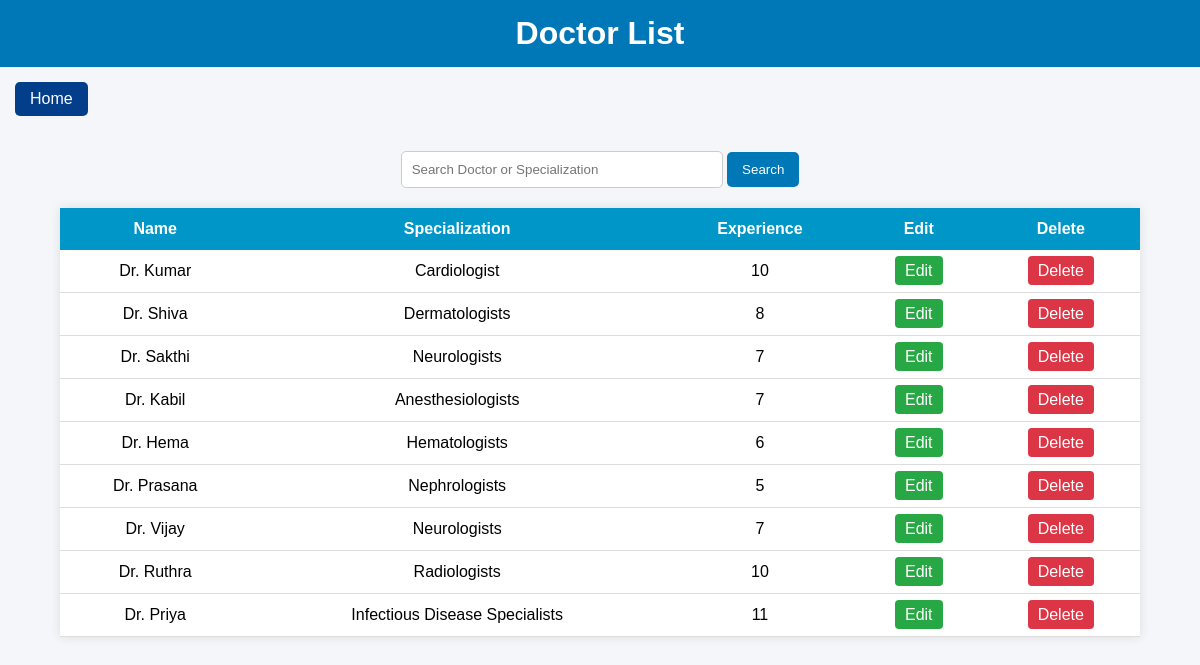
Screenshot of /doctors/ (signed in) with the database file from the repository.
### hospitalapp/models.py (models this page shows, shortened)
class Doctor(models.Model):
    name = models.CharField(max_length=100)
    specialization = models.CharField(max_length=100)
    experience = models.IntegerField()

### hospitalapp/views.py (the view)
# urls.py: path('doctors/',doctor_list,name='doctor_list'),
@login_required
def doctor_list(request):
    doctors = Doctor.objects.all()
    search = request.GET.get('search')
    if search:
        doctors = doctors.filter(
            Q(name__icontains=search) |
            Q(specialization__icontains=search)
        )
    return render(
        request,
        'doctor_list.html',
        {'doctors': doctors}
    )

### hospitalapp/templates/doctor_list.html (shortened to what this page needs)
<!DOCTYPE html>
<html>
<head>
</head>
<body>
    <h1>Doctor List</h1>
    <a href="{% url 'home' %}" class="home-link">Home</a>
    <form method="GET">
        <input type="text" name="search" placeholder="Search Doctor or Specialization">
        <button type="submit">Search</button>
    </form>
    <table>
        <tr>
            <th>Name</th>
            <th>Specialization</th>
            <th>Experience</th>
            <th>Edit</th>
            <th>Delete</th>
        </tr>
        {% for doctor in doctors %}
        <tr>
            <td>{{ doctor.name }}</td>
            <td>{{ doctor.specialization }}</td>
            <td>{{ doctor.experience }}</td>
            <td>
                <a href="{% url 'edit_doctor' doctor.id %}" class="edit-btn">Edit</a>
            </td>
            <td>
                <a href="{% url 'delete_doctor' doctor.id %}" class="delete-btn">Delete</a>
            </td>
        </tr>
        {% endfor %}
    </table>
</body>
</html>

### hospitalapp/templates/doctor_list.html (style rules this page uses)
body { font-family: Arial, sans-serif; margin: 0; background: #f4f6f9; }
h1 { background: #0077b6; color: white; padding: 15px; margin: 0; text-align: center; }
a { text-decoration: none; }
.home-link { display: inline-block; margin: 15px; padding: 8px 15px; background: #023e8a; color: white; border-radius: 5px; }
form { text-align: center; margin: 20px; }
input[type="text"] { padding: 10px; width: 300px; border: 1px solid #ccc; border-radius: 5px; outline: none; }
button { padding: 10px 15px; background: #0077b6; color: white; border: none; border-radius: 5px; cursor: pointer; }
table { width: 90%; margin: auto; border-collapse: collapse; background: white; box-shadow: 0px 0px 10px rgba(0,0,0,0.1); }
th { background: #0096c7; color: white; padding: 12px; }
td { padding: 12px; text-align: center; border-bottom: 1px solid #ddd; }
.edit-btn { padding: 6px 10px; background: #28a745; color: white; border-radius: 4px; }
.delete-btn { padding: 6px 10px; background: #dc3545; color: white; border-radius: 4px; }

### rows the page displays
Doctor: name "Dr. Kumar", specialization "Cardiologist", experience "10"
Doctor: name "Dr. Shiva", specialization "Dermatologists", experience "8"
Doctor: name "Dr. Sakthi", specialization "Neurologists", experience "7"
Doctor: name "Dr. Kabil", specialization "Anesthesiologists", experience "7"
Doctor: name "Dr. Hema", specialization "Hematologists", experience "6"
Doctor: name "Dr. Prasana", specialization "Nephrologists", experience "5"
Doctor: name "Dr. Vijay", specialization "Neurologists", experience "7"
Doctor: name "Dr. Ruthra", specialization "Radiologists", experience "10"
Doctor: name "Dr. Priya", specialization "Infectious Disease Specialists", experience "11"
